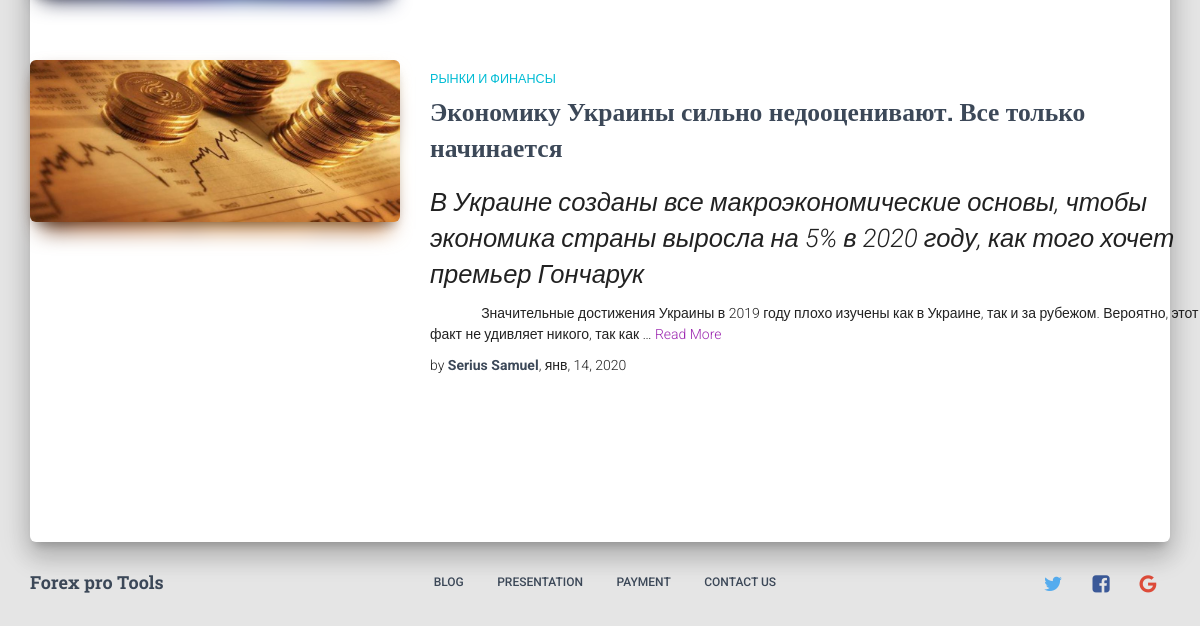
/blog/markets-and-finance (lower part), run on an earlier commit of the app's database.
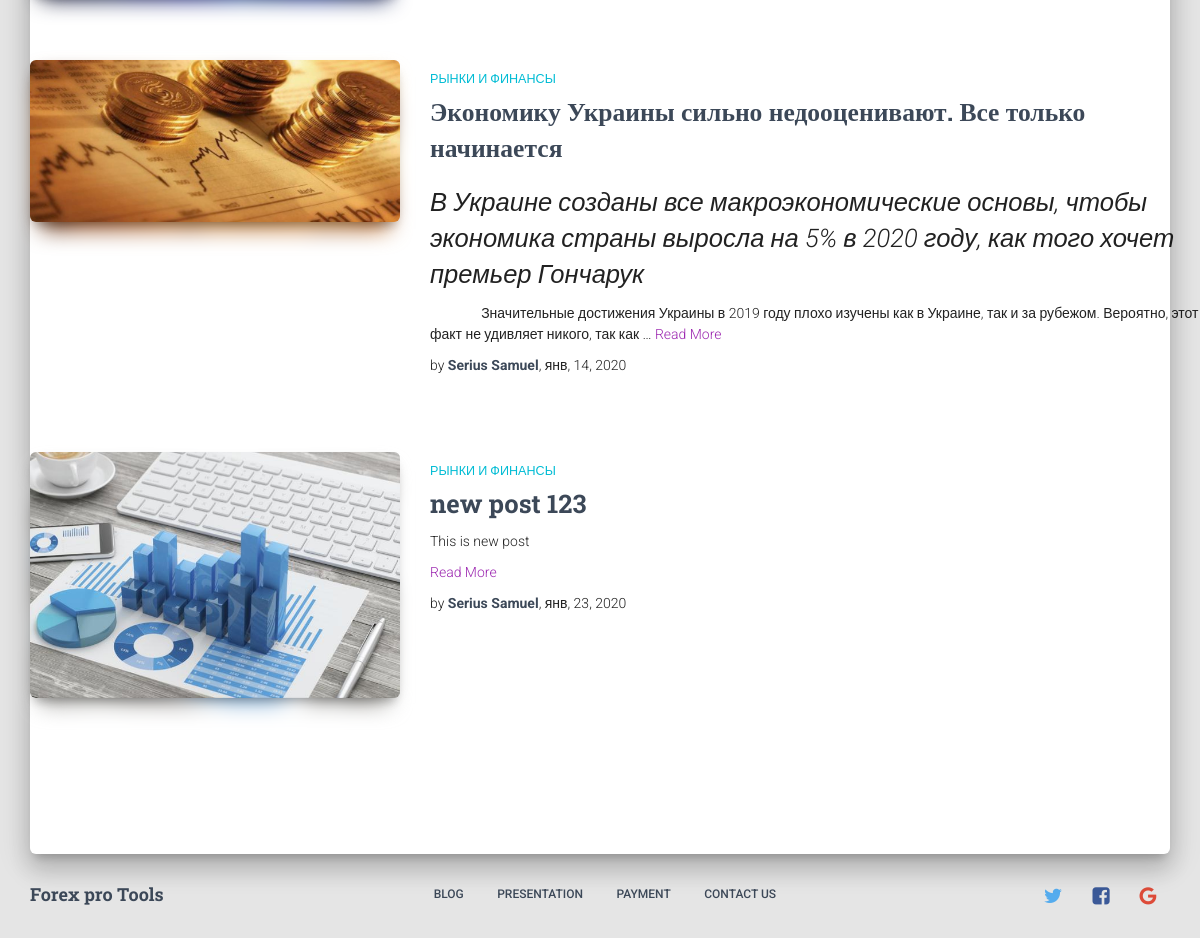
And on a later commit of the database.
### blog/models.py (models this page shows, shortened)
class Post(models.Model):
    title = models.CharField(max_length=150, verbose_name='Заголовок статьи')
    slug = models.SlugField(unique=True, blank=True, verbose_name='Ссылка')
    category = models.ForeignKey(Category, on_delete=models.CASCADE, verbose_name='Категория')
    author = models.ForeignKey(User, on_delete=models.CASCADE, verbose_name='Автор поста')
    image_post = models.ImageField(default='post_img/default_post.jpg', upload_to='post_img',
                                   verbose_name='Изображение поста')
    content = RichTextUploadingField(max_length=None, verbose_name='Текст статьи')
    pub_date = models.DateTimeField(auto_now_add=True, verbose_name='Дата публикации')
    likes = models.PositiveIntegerField(default=0, verbose_name='Нравится')
    dislikes = models.PositiveIntegerField(default=0, verbose_name='Не нравится')
    comments = GenericRelation('Comment')
    def get_absolute_url(self):
        return reverse('post_detail', kwargs={'category': self.category.slug, 'slug': self.slug})
    class Meta:
        verbose_name = 'Статья'
        verbose_name_plural = 'Статьи'

class Category(models.Model):
    name = models.CharField(max_length=150, verbose_name='Имя категории')
    slug = models.SlugField(unique=True, verbose_name='Ссылка категории')
    def get_absolute_url(self):
        return reverse('category_detail', kwargs={'slug': self.slug})
    class Meta:
        verbose_name = 'Категория'
        verbose_name_plural = 'Категории'

### blog/views.py (the view)
# urls.py: path('<slug:slug>', CategoryDetailView.as_view(), name='category_detail')
class CategoryDetailView(DetailView):
    model = Category
    slug_field = 'slug'
    def get_context_data(self, *args, object_list=None, **kwargs):
        context = super().get_context_data(**kwargs)
        context['categories'] = self.model.objects.all()
        context['posts'] = self.get_object().post_set.all()
        return context

### templates/blog/category_detail.html (shortened to what this page needs)
{% extends 'base.html' %}
{% load static %}
{% block content %}
    <div class="section">
        <div class="row">
            <div class="blogs-3">
                <div class="container">
                    <div class="row">
                        {% for post in posts %}
                            <div class="card card-plain card-blog">
                                <div class="row">
                                    <div class="col-md-4">
                                        <div class="card-image">
                                            <img class="img img-raised" src="{{ post.image_post.url }}"/>
                                        </div>
                                    </div>
                                    <div class="col-md-8">
                                        <h6 class="category text-info">{{ post.category.name }}</h6>
                                        <h3 class="card-title">
                                            <a href="{{ post.get_absolute_url }}">{{ post.title }}</a>
                                        </h3>
                                        <p class="card-description">
                                            {{ post.content|safe|truncatewords:50 }}
                                            <a
                                                    href="{{ post.get_absolute_url }}"> Read More </a>
                                        </p>
                                        <p class="author">
                                            by <a
                                                href=""><b>{{ post.author.get_full_name }}</b></a>, {{ post.pub_date|date:'b, d, Y' }}
                                    </div>
                                </div>
                            </div>
                        {% endfor %}
                    </div>
                </div>
            </div>
        </div>
    </div>
{% endblock %}

### templates/base.html (shortened to what this page needs)
<!doctype html>
{% load static %}
<html lang="en">
<head>
    <link rel="stylesheet" href="https://maxcdn.bootstrapcdn.com/font-awesome/latest/css/font-awesome.min.css"/>
    <link href="{% static 'assets/css/bootstrap.min.css' %}" rel="stylesheet"/>
    <link href="{% static 'assets/css/material-kit.css' %}" rel="stylesheet"/>
</head>
<body class="blog-posts">
<div class="main main-raised">
    <div class="container">
        {% block content %}
        {% endblock %}
    </div>
</div>
{% include 'include/footer_base.html' %}
</body>
</html>

### templates/include/footer_base.html
<footer class="footer">
    <div class="container">
        <a class="footer-brand" href="#pablo">Forex pro Tools</a>
        <ul class="pull-center">
            <li><a href="#pablo">Blog </a></li>
            <li><a href="#pablo"> Presentation </a></li>
            <li><a href="#pablo"> Payment </a></li>
            <li><a href="#pablo"> Contact Us </a></li>
        </ul>
        <ul class="social-buttons pull-right">
            <li>
                <a href="https://twitter.com/CreativeTim" target="_blank"
                   class="btn btn-just-icon btn-twitter btn-simple">
                    <i class="fa fa-twitter"></i>
                </a>
            </li>
            <li>
                <a href="https://www.facebook.com/CreativeTim" target="_blank"
                   class="btn btn-just-icon btn-facebook btn-simple">
                    <i class="fa fa-facebook-square"></i>
                </a>
            </li>
            <li>
                <a href="https://www.instagram.com/CreativeTimOfficial" target="_blank"
                   class="btn btn-just-icon btn-google btn-simple">
                    <i class="fa fa-google"></i>
                </a>
            </li>
        </ul>
    </div>
</footer>

What changed in the data, as far as the page shows it:
added Post: image_post (picture), category.name "РЫНКИ И ФИНАНСЫ", title "new post 123", content "This is new post", author.get_full_name "Serius Samuel", pub_date "янв, 23, 2020"
